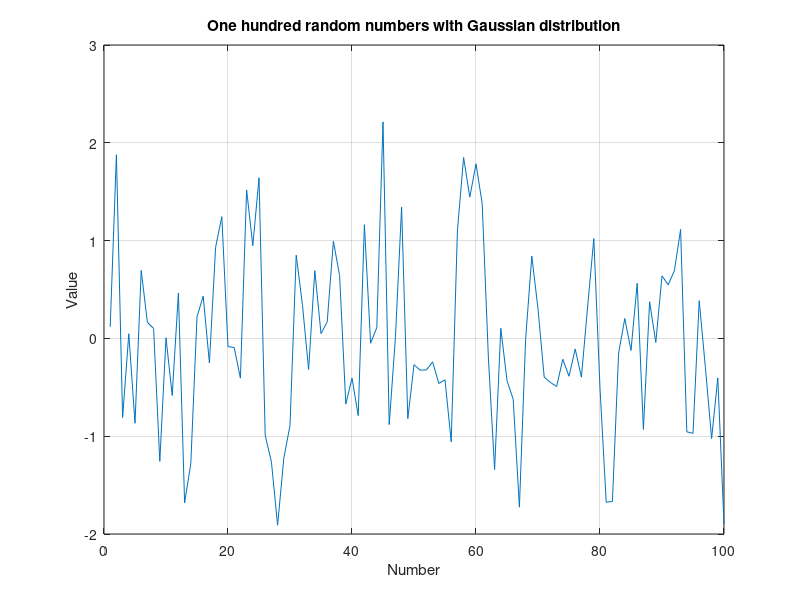

MATLAB code for this plot:
clc; close all; clear all; format long; format compact;
% Gaussian random number generator (w/o using 'randn()' function) 
count = 0;
N = 100;
for i = 1:N
    SUM = 0;
    for j = 1:12
        RAND = rand(1);
        SUM = SUM + RAND;
    end
    X = SUM - 6;
    count = count + 1;
    array_i(count) = i;
    array_X(count) = X;
end
figure(1);
plot(array_i, array_X); grid on;
title('One hundred random numbers with Gaussian distribution');
xlabel('Number');
ylabel('Value');